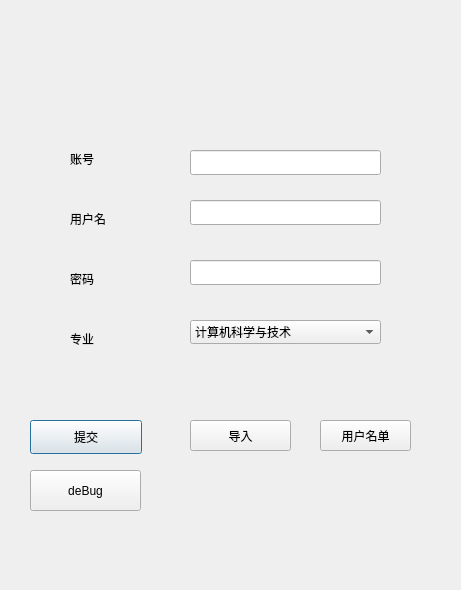
<?xml version="1.0" encoding="UTF-8"?>
<ui version="4.0">
 <class>signin</class>
 <widget class="QDialog" name="signin">
  <property name="geometry">
   <rect>
    <x>0</x>
    <y>0</y>
    <width>461</width>
    <height>590</height>
   </rect>
  </property>
  <property name="windowTitle">
   <string>Dialog</string>
  </property>
  <widget class="QLabel" name="label">
   <property name="geometry">
    <rect>
     <x>70</x>
     <y>150</y>
     <width>81</width>
     <height>18</height>
    </rect>
   </property>
   <property name="text">
    <string>账号</string>
   </property>
  </widget>
  <widget class="QLabel" name="label_2">
   <property name="geometry">
    <rect>
     <x>70</x>
     <y>210</y>
     <width>81</width>
     <height>18</height>
    </rect>
   </property>
   <property name="text">
    <string>用户名</string>
   </property>
  </widget>
  <widget class="QLabel" name="label_3">
   <property name="geometry">
    <rect>
     <x>70</x>
     <y>270</y>
     <width>81</width>
     <height>18</height>
    </rect>
   </property>
   <property name="text">
    <string>密码</string>
   </property>
  </widget>
  <widget class="QLabel" name="label_4">
   <property name="geometry">
    <rect>
     <x>70</x>
     <y>330</y>
     <width>81</width>
     <height>18</height>
    </rect>
   </property>
   <property name="text">
    <string>专业</string>
   </property>
  </widget>
  <widget class="QLineEdit" name="lineEdit">
   <property name="geometry">
    <rect>
     <x>190</x>
     <y>150</y>
     <width>191</width>
     <height>25</height>
    </rect>
   </property>
  </widget>
  <widget class="QLineEdit" name="lineEdit_2">
   <property name="geometry">
    <rect>
     <x>190</x>
     <y>200</y>
     <width>191</width>
     <height>25</height>
    </rect>
   </property>
  </widget>
  <widget class="QLineEdit" name="lineEdit_3">
   <property name="geometry">
    <rect>
     <x>190</x>
     <y>260</y>
     <width>191</width>
     <height>25</height>
    </rect>
   </property>
  </widget>
  <widget class="QComboBox" name="comboBox">
   <property name="geometry">
    <rect>
     <x>190</x>
     <y>320</y>
     <width>191</width>
     <height>24</height>
    </rect>
   </property>
   <item>
    <property name="text">
     <string>计算机科学与技术</string>
    </property>
   </item>
   <item>
    <property name="text">
     <string>网络与新媒体</string>
    </property>
   </item>
   <item>
    <property name="text">
     <string>网络安全</string>
    </property>
   </item>
   <item>
    <property name="text">
     <string>保密管理</string>
    </property>
   </item>
  </widget>
  <widget class="QPushButton" name="pushButton">
   <property name="geometry">
    <rect>
     <x>30</x>
     <y>420</y>
     <width>112</width>
     <height>34</height>
    </rect>
   </property>
   <property name="text">
    <string>提交</string>
   </property>
  </widget>
  <widget class="QPushButton" name="pushButton_2">
   <property name="geometry">
    <rect>
     <x>190</x>
     <y>420</y>
     <width>101</width>
     <height>31</height>
    </rect>
   </property>
   <property name="text">
    <string>导入</string>
   </property>
  </widget>
  <widget class="QPushButton" name="pushButton_3">
   <property name="geometry">
    <rect>
     <x>320</x>
     <y>420</y>
     <width>91</width>
     <height>31</height>
    </rect>
   </property>
   <property name="text">
    <string>用户名单</string>
   </property>
  </widget>
  <widget class="QPushButton" name="deBugButton">
   <property name="geometry">
    <rect>
     <x>30</x>
     <y>470</y>
     <width>111</width>
     <height>41</height>
    </rect>
   </property>
   <property name="text">
    <string>deBug</string>
   </property>
  </widget>
 </widget>
 <resources/>
 <connections/>
</ui>
